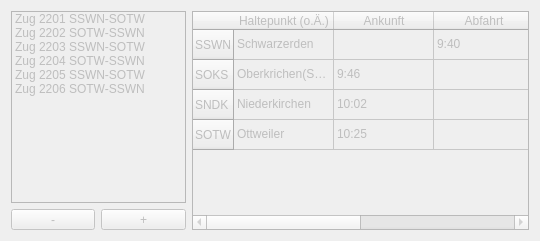
      <widget class="QWidget" name="tabFahrplan">
       <property name="enabled">
        <bool>false</bool>
       </property>
       <attribute name="title">
        <string>Fahrplan</string>
       </attribute>
       <layout class="QGridLayout" name="gridLayout_12" columnstretch="1,1,4">
        <item row="0" column="2" rowspan="2">
         <widget class="QTableWidget" name="tableWidget">
          <row>
           <property name="text">
            <string>SSWN</string>
           </property>
          </row>
          <row>
           <property name="text">
            <string>SOKS</string>
           </property>
          </row>
          <row>
           <property name="text">
            <string>SNDK</string>
           </property>
          </row>
          <row>
           <property name="text">
            <string>SOTW</string>
           </property>
          </row>
          <column>
           <property name="text">
            <string>Haltepunkt (o.Ä.)</string>
           </property>
          </column>
          <column>
           <property name="text">
            <string>Ankunft</string>
           </property>
          </column>
          <column>
           <property name="text">
            <string>Abfahrt</string>
           </property>
          </column>
          <column>
           <property name="text">
            <string>Hält immer</string>
           </property>
          </column>
          <item row="0" column="0">
           <property name="text">
            <string>Schwarzerden</string>
           </property>
          </item>
          <item row="0" column="2">
           <property name="text">
            <string>9:40</string>
           </property>
          </item>
          <item row="0" column="3">
           <property name="text">
            <string>x</string>
           </property>
          </item>
          <item row="1" column="0">
           <property name="text">
            <string>Oberkrichen(Süd)</string>
           </property>
          </item>
          <item row="1" column="1">
           <property name="text">
            <string>9:46</string>
           </property>
          </item>
          <item row="1" column="2">
           <property name="text">
            <string/>
           </property>
          </item>
          <item row="2" column="0">
           <property name="text">
            <string>Niederkirchen</string>
           </property>
          </item>
          <item row="2" column="1">
           <property name="text">
            <string>10:02</string>
           </property>
          </item>
          <item row="3" column="0">
           <property name="text">
            <string>Ottweiler</string>
           </property>
          </item>
          <item row="3" column="1">
           <property name="text">
            <string>10:25</string>
           </property>
          </item>
          <item row="3" column="3">
           <property name="text">
            <string>x</string>
           </property>
          </item>
         </widget>
        </item>
        <item row="1" column="1">
         <widget class="QToolButton" name="toolButton_2">
          <property name="enabled">
           <bool>false</bool>
          </property>
          <property name="sizePolicy">
           <sizepolicy hsizetype="Expanding" vsizetype="Fixed">
            <horstretch>0</horstretch>
            <verstretch>0</verstretch>
           </sizepolicy>
          </property>
          <property name="text">
           <string>+</string>
          </property>
         </widget>
        </item>
        <item row="0" column="0" colspan="2">
         <widget class="QListWidget" name="listWidget">
          <property name="enabled">
           <bool>false</bool>
          </property>
          <item>
           <property name="text">
            <string>Zug 2201 SSWN-SOTW</string>
           </property>
          </item>
          <item>
           <property name="text">
            <string>Zug 2202 SOTW-SSWN</string>
           </property>
          </item>
          <item>
           <property name="text">
            <string>Zug 2203 SSWN-SOTW</string>
           </property>
          </item>
          <item>
           <property name="text">
            <string>Zug 2204 SOTW-SSWN</string>
           </property>
          </item>
          <item>
           <property name="text">
            <string>Zug 2205 SSWN-SOTW</string>
           </property>
          </item>
          <item>
           <property name="text">
            <string>Zug 2206 SOTW-SSWN</string>
           </property>
          </item>
         </widget>
        </item>
        <item row="1" column="0">
         <widget class="QToolButton" name="toolButton">
          <property name="enabled">
           <bool>false</bool>
          </property>
          <property name="sizePolicy">
           <sizepolicy hsizetype="Expanding" vsizetype="Fixed">
            <horstretch>0</horstretch>
            <verstretch>0</verstretch>
           </sizepolicy>
          </property>
          <property name="text">
           <string>-</string>
          </property>
         </widget>
        </item>
       </layout>
      </widget>
